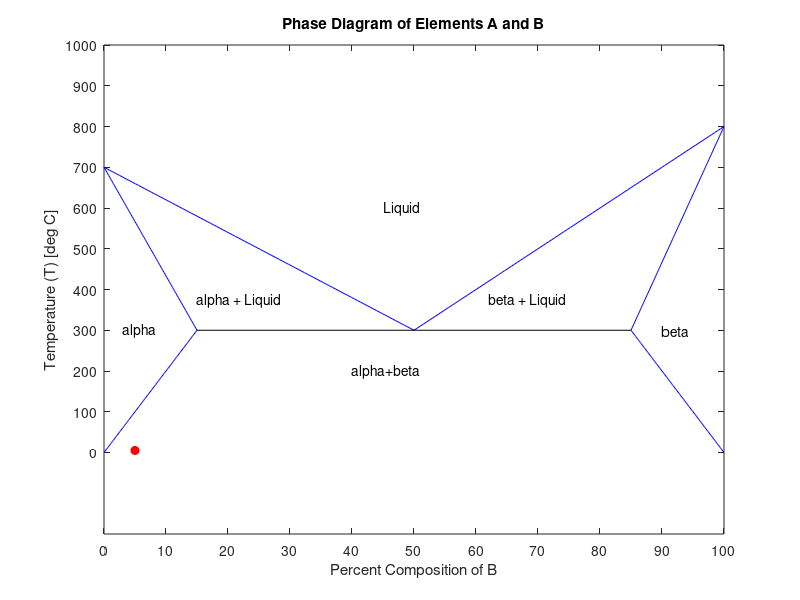

Write MATLAB code to recreate this figure.
%Problem Statement: Take a user-set percent composition for a solution and
%its temperature, then determine its phase.

%Variables
%point11-point62 - reference points to calculate the phase lines
%point71-point72 - reference points for the eutectic point & line
%line1-line6 - coefficients for the phase lines
%m1-m6 - slope of the phase lines
%b1-b2 - y-intercepts of the phase lines
%xpf1-xpf6 - points to use for the phase lines
%ypf1-ypf6 - lines to divide the phases
%b - mass percent of B
%t - temperature of the solution [deg C]
%a - mass percent of A
%phase - phase of the solution based on percent B and temperature

clear
clc
close all


%Use polyfit to solve for the phase lines

point11=[0,15];
point12=[0,300];
line1=polyfit(point11,point12,1);
m1=line1(1);
b1=line1(2);
xpf1=linspace(min(point11),max(point11),100);
ypf1=m1*xpf1+b1;
point21=[0,15];
point22=[700,300];
line2=polyfit(point21,point22,1);
m2=line2(1);
b2=line2(2);
xpf2=linspace(min(point21),max(point21),100);
ypf2=m2*xpf2+b2;
point31=[0,50];
point32=[700,300];
line3=polyfit(point31,point32,1);
m3=line3(1);
b3=line3(2);
xpf3=linspace(min(point31),max(point31),100);
ypf3=m3*xpf3+b3;
point41=[50,100];
point42=[300,800];
line4=polyfit(point41,point42,1);
m4=line4(1);
b4=line4(2);
xpf4=linspace(min(point41),max(point41),100);
ypf4=m4*xpf4+b4;
point51=[100,85];
point52=[800,300];
line5=polyfit(point51,point52,1);
m5=line5(1);
b5=line5(2);
xpf5=linspace(min(point51),max(point51),100);
ypf5=m5*xpf5+b5;
point61=[85,100];
point62=[300,0];
line6=polyfit(point61,point62,1);
m6=line6(1);
b6=line6(2);
xpf6=linspace(min(point61),max(point61),100);
ypf6=m6*xpf6+b6;
point71=[15,85];
point72=[300,300];

%Allow the user to set the percent of B

b=input('Enter the mass percent of B: ');

%Return an error if the percent of B is not a valid number

if b<0 || b>100
    error('Please enter a value between 0 and 100.')
end

%Allow the user to set the temperature

t=input('Enter the temperature [deg C]: ');

%Solve for percent composition of A

a=100-b;

%Determine phase based on temperature and percent composition of B using
%the phase lines

if t<300
       if b<15 && t>m1*b+b1
           phase='alpha';
       elseif b<15 && t<m1*b+b1
           phase='alpha + beta';
       elseif b>=15 && b<=85
           phase='alpha + beta';
       elseif b>85 && t>m6*b+b6
           phase='beta';
       else phase='alpha + beta';
       end
elseif b<15
    if t<m2*b+b2
        phase='alpha';
    elseif t<m3*b+b3
        phase='alpha + Liquid';
    else phase='Liquid';
    end
elseif b>=15 && b<=50
    if t<m3*b+b3
        phase='alpha + Liquid';
    else phase='Liquid';
    end
elseif b>50 && b<=85
    if t<m4*b+b4
        phase='beta + Liquid';
    else phase='Liquid';
    end
else
    if t<m5*b+b5
        phase='beta';
    elseif t<m4*b+b4
        phase='beta + Liquid';
    else phase='Liquid';
    end
end

%Print out a message if the point falls on the eutectuc line or point

if b>=15 && b<=85 && t==300
    fprintf('The provided conditions fall on the eutectic line.\n')
end
if b==50 && t==300
    fprintf('The provided conditions fall on the eutectic point.\n')
end

%Output a formatted statement to display the phase

fprintf('For the composition of %0.2f%% A, %0.2f%% B and a temperature of %0.0f degrees Celsius, the phase is %s.\n',a,b,t,phase)

%Create a plot of the phase lines and the user's set point

figure('color','white')

%Set axes

axis([0 100 0 1000])

%Plot the phase lines, eutectic line, eutectic point, and the user's point

plot(xpf1,ypf1,'-b')
hold on
plot(xpf2,ypf2,'-b')
plot(xpf3,ypf3,'-b')
plot(xpf4,ypf4,'-b')
plot(xpf5,ypf5,'-b')
plot(xpf6,ypf6,'-b')
plot(point71,point72,'-k')
plot(b,t,'ro','MarkerFaceColor','r')

%Assign a title and axes labels

title('Phase Diagram of Elements A and B')
xlabel('Percent Composition of B')
ylabel('Temperature (T) [deg C]')

%Set scaling for the axes

set(gca,'XTick',0:10:100,'YTick',0:100:1000)

%Place the phase names on the graph

text(40,200,'alpha+beta')
text(45,600,'Liquid')
text(90,300,'beta')
text(3,300,'alpha')
text(15,375,'alpha + Liquid')
text(62,375,'beta + Liquid')
